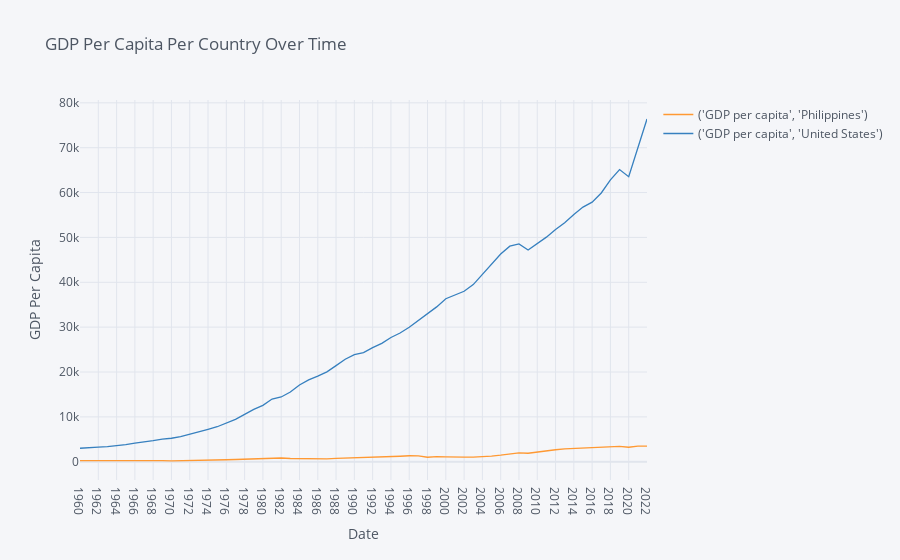

This figure's notebook cell:
### Markdown cell above
#### 1. We created an interactive plot that takes in a list of countries and compares their GDP per capita from 1960 to 2020.

### Code cell
#GDP per capital by country
GDP_indicators = {"NY.GDP.PCAP.CD": "GDP per capita"}
GDP_data = wbdata.get_dataframe(GDP_indicators, 
                                country = ['PHL', 'USA']).sort_values('date', ascending = True)
GDP_data = GDP_data.unstack('country')
GDP_data.head()
GDP_data.iplot(xTitle="Date",
               yTitle="GDP Per Capita",
               title="GDP Per Capita Per Country Over Time")

### Figure 1 — Plotly figure (JSON) as saved in the notebook; plotly's stock layout.template omitted (floating-point values rounded to 4 significant figures)
{"data": [{"line": {"color": "rgba(255, 153, 51, 1.0)", "dash": "solid", "shape": "linear", "width": 1.3}, "mode": "lines", "name": "('GDP per capita', 'Philippines')", "text": "", "type": "scatter", "x": ["1960", "1961", "1962", "1963", "1964", "1965", "1966", "1967", "1968", "1969", "1970", "1971", "1972", "1973", "1974", "1975", "1976", "1977", "1978", "1979", "1980", "1981", "1982", "1983", "1984", "1985", "1986", "1987", "1988", "1989", "1990", "1991", "1992", "1993", "1994", "1995", "1996", "1997", "1998", "1999", "2000", "2001", "2002", "2003", "2004", "2005", "2006", "2007", "2008", "2009", "2010", "2011", "2012", "2013", "2014", "2015", "2016", "2017", "2018", "2019", "2020", "2021", "2022"], "y": [263.8, 278.5, 164.1, 177.3, 186.5, 198.7, 213.3, 223.2, 242.9, 262.4, 201.9, 218.0, 230.1, 282.4, 377.1, 398.1, 445.8, 499.1, 561.4, 662.0, 761.0, 815.2, 828.6, 723.1, 667.7, 637.8, 605.7, 658.2, 734.4, 806.9, 820.5, 821.5, 936.1, 938.8, 1081.0, 1222.0, 1334.0, 1294.0, 1000.0, 1123.0, 1073.0, 991.1, 1037.0, 1049.0, 1123.0, 1245.0, 1452.0, 1742.0, 1990.0, 1893.0, 2202.0, 2431.0, 2672.0, 2848.0, 2936.0, 2974.0, 3038.0, 3077.0, 3195.0, 3414.0, 3224.0, 3461.0, 3499.0]}, {"line": {"color": "rgba(55, 128, 191, 1.0)", "dash": "solid", "shape": "linear", "width": 1.3}, "mode": "lines", "name": "('GDP per capita', 'United States')", "text": "", "type": "scatter", "x": ["1960", "1961", "1962", "1963", "1964", "1965", "1966", "1967", "1968", "1969", "1970", "1971", "1972", "1973", "1974", "1975", "1976", "1977", "1978", "1979", "1980", "1981", "1982", "1983", "1984", "1985", "1986", "1987", "1988", "1989", "1990", "1991", "1992", "1993", "1994", "1995", "1996", "1997", "1998", "1999", "2000", "2001", "2002", "2003", "2004", "2005", "2006", "2007", "2008", "2009", "2010", "2011", "2012", "2013", "2014", "2015", "2016", "2017", "2018", "2019", "2020", "2021", "2022"], "y": [3007.0, 3067.0, 3244.0, 3375.0, 3574.0, 3828.0, 4146.0, 4336.0, 4696.0, 5032.0, 5234.0, 5609.0, 6094.0, 6726.0, 7226.0, 7801.0, 8592.0, 9453.0, 10560.0, 11670.0, 12570.0, 13980.0, 14430.0, 15540.0, 17120.0, 18240.0, 19070.0, 20040.0, 21420.0, 22860.0, 23890.0, 24340.0, 25420.0, 26390.0, 27690.0, 28690.0, 29970.0, 31460.0, 32850.0, 34520.0, 36330.0, 37130.0, 38000.0, 39490.0, 41720.0, 44120.0, 46300.0, 48050.0, 48570.0, 47190.0, 48650.0, 50070.0, 51780.0, 53290.0, 55120.0, 56760.0, 57870.0, 59910.0, 62820.0, 65120.0, 63530.0, 70220.0, 76400.0]}], "layout": {"legend": {"bgcolor": "#F5F6F9", "font": {"color": "#4D5663"}}, "paper_bgcolor": "#F5F6F9", "plot_bgcolor": "#F5F6F9", "title": {"font": {"color": "#4D5663"}, "text": "GDP Per Capita Per Country Over Time"}, "xaxis": {"gridcolor": "#E1E5ED", "showgrid": true, "tickfont": {"color": "#4D5663"}, "title": {"font": {"color": "#4D5663"}, "text": "Date"}, "zerolinecolor": "#E1E5ED"}, "yaxis": {"gridcolor": "#E1E5ED", "showgrid": true, "tickfont": {"color": "#4D5663"}, "title": {"font": {"color": "#4D5663"}, "text": "GDP Per Capita"}, "zerolinecolor": "#E1E5ED"}}}
